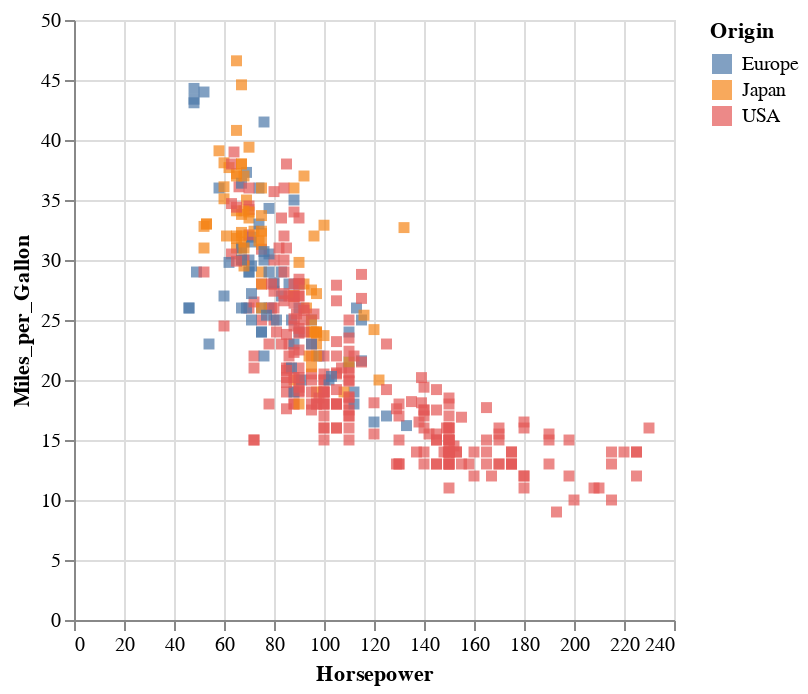

Notebook cell for this chart:
### Code cell
# Marcador de quadrado
alt.Chart(cars).mark_square().encode(
    x='Horsepower',
    y='Miles_per_Gallon',
    color='Origin',
)

### Figure 1 — Vega-Lite specification as saved in the notebook (floating-point values rounded to 4 significant figures; data arrays with more than 128 entries replaced by an {"elided": "..."} marker saying what was removed)
{"config": {"view": {"continuousWidth": 300, "continuousHeight": 300}}, "data": {"name": "data-f02450ab61490a1363517a0190416235"}, "mark": {"type": "square"}, "encoding": {"color": {"field": "Origin", "type": "nominal"}, "x": {"field": "Horsepower", "type": "quantitative"}, "y": {"field": "Miles_per_Gallon", "type": "quantitative"}}, "$schema": "https://vega.github.io/schema/vega-lite/v5.14.1.json", "datasets": {"data-f02450ab61490a1363517a0190416235": {"elided": "406 records"}}}
